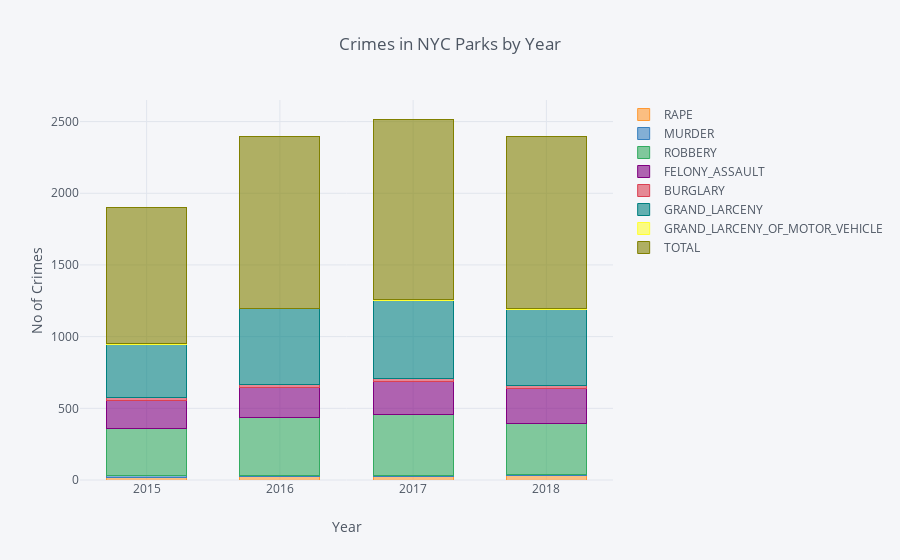

Here is the notebook cell this chart was saved with:
### Code cell
#Stacked bar plot to plot data in by_year dataframe
by_year.iplot(kind='bar', barmode = 'stack', bargap = .40, xanchor = 'center', nticks = 8, xTitle='Year',yTitle='No of Crimes',title='Crimes in NYC Parks by Year')

### Figure 1 — Plotly figure (JSON) as saved in the notebook; plotly's stock layout.template omitted (floating-point values rounded to 4 significant figures)
{"data": [{"marker": {"color": "rgba(255, 153, 51, 0.6)", "line": {"color": "rgba(255, 153, 51, 1.0)", "width": 1}}, "name": "RAPE", "orientation": "v", "text": "", "type": "bar", "uid": "da506e75-8500-4983-9c21-fab71eeda2db", "x": [2015, 2016, 2017, 2018], "y": [20, 21, 26, 28]}, {"marker": {"color": "rgba(55, 128, 191, 0.6)", "line": {"color": "rgba(55, 128, 191, 1.0)", "width": 1}}, "name": "MURDER", "orientation": "v", "text": "", "type": "bar", "uid": "fdd7388c-5c7e-49d3-8389-2413efef6871", "x": [2015, 2016, 2017, 2018], "y": [9, 9, 2, 9]}, {"marker": {"color": "rgba(50, 171, 96, 0.6)", "line": {"color": "rgba(50, 171, 96, 1.0)", "width": 1}}, "name": "ROBBERY", "orientation": "v", "text": "", "type": "bar", "uid": "ee57498a-eca9-40c7-a139-6b8058d14a45", "x": [2015, 2016, 2017, 2018], "y": [330, 409, 427, 359]}, {"marker": {"color": "rgba(128, 0, 128, 0.6)", "line": {"color": "rgba(128, 0, 128, 1.0)", "width": 1}}, "name": "FELONY_ASSAULT", "orientation": "v", "text": "", "type": "bar", "uid": "47ef1949-130d-4592-b673-1efd21e3efac", "x": [2015, 2016, 2017, 2018], "y": [198, 206, 234, 239]}, {"marker": {"color": "rgba(219, 64, 82, 0.6)", "line": {"color": "rgba(219, 64, 82, 1.0)", "width": 1}}, "name": "BURGLARY", "orientation": "v", "text": "", "type": "bar", "uid": "483173e0-75ce-43a2-ab49-685c43e93665", "x": [2015, 2016, 2017, 2018], "y": [20, 23, 21, 26]}, {"marker": {"color": "rgba(0, 128, 128, 0.6)", "line": {"color": "rgba(0, 128, 128, 1.0)", "width": 1}}, "name": "GRAND_LARCENY", "orientation": "v", "text": "", "type": "bar", "uid": "c766804f-2ae3-4dfe-ba5c-b017e221c55b", "x": [2015, 2016, 2017, 2018], "y": [367, 526, 542, 530]}, {"marker": {"color": "rgba(255, 255, 51, 0.6)", "line": {"color": "rgba(255, 255, 51, 1.0)", "width": 1}}, "name": "GRAND_LARCENY_OF_MOTOR_VEHICLE", "orientation": "v", "text": "", "type": "bar", "uid": "4bde04e4-3151-4042-a0a9-5e0c63302996", "x": [2015, 2016, 2017, 2018], "y": [7, 4, 7, 7]}, {"marker": {"color": "rgba(128, 128, 0, 0.6)", "line": {"color": "rgba(128, 128, 0, 1.0)", "width": 1}}, "name": "TOTAL", "orientation": "v", "text": "", "type": "bar", "uid": "ceba9919-ac72-42ee-8746-1e5c8999321a", "x": [2015, 2016, 2017, 2018], "y": [951, 1198, 1259, 1198]}], "layout": {"bargap": 0.4, "barmode": "stack", "legend": {"bgcolor": "#F5F6F9", "font": {"color": "#4D5663"}, "traceorder": "normal"}, "paper_bgcolor": "#F5F6F9", "plot_bgcolor": "#F5F6F9", "title": {"font": {"color": "#4D5663"}, "text": "Crimes in NYC Parks by Year"}, "xaxis": {"gridcolor": "#E1E5ED", "nticks": 8, "showgrid": true, "tickfont": {"color": "#4D5663"}, "title": {"font": {"color": "#4D5663"}, "text": "Year"}, "zerolinecolor": "#E1E5ED"}, "yaxis": {"gridcolor": "#E1E5ED", "nticks": 8, "showgrid": true, "tickfont": {"color": "#4D5663"}, "title": {"font": {"color": "#4D5663"}, "text": "No of Crimes"}, "zerolinecolor": "#E1E5ED"}}}
